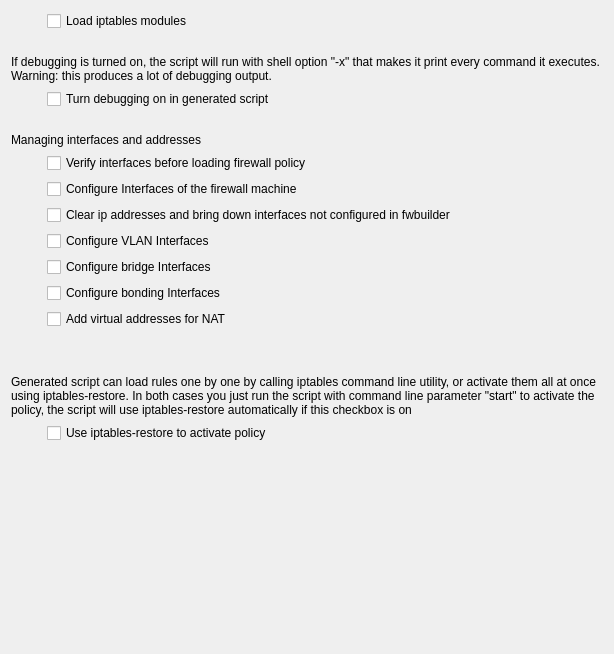
     <widget class="QWidget" name="tab4">
      <attribute name="title">
       <string>Script</string>
      </attribute>
      <layout class="QGridLayout" name="gridLayout_4">
       <item row="0" column="0">
        <spacer>
         <property name="orientation">
          <enum>Qt::Orientation::Horizontal</enum>
         </property>
         <property name="sizeType">
          <enum>QSizePolicy::Policy::Fixed</enum>
         </property>
         <property name="sizeHint" stdset="0">
          <size>
           <width>30</width>
           <height>20</height>
          </size>
         </property>
        </spacer>
       </item>
       <item row="0" column="1">
        <widget class="QCheckBox" name="loadModules">
         <property name="sizePolicy">
          <sizepolicy hsizetype="MinimumExpanding" vsizetype="Fixed">
           <horstretch>0</horstretch>
           <verstretch>0</verstretch>
          </sizepolicy>
         </property>
         <property name="text">
          <string>Load iptables modules</string>
         </property>
        </widget>
       </item>
       <item row="1" column="1">
        <spacer name="verticalSpacer_4">
         <property name="orientation">
          <enum>Qt::Orientation::Vertical</enum>
         </property>
         <property name="sizeType">
          <enum>QSizePolicy::Policy::Fixed</enum>
         </property>
         <property name="sizeHint" stdset="0">
          <size>
           <width>556</width>
           <height>18</height>
          </size>
         </property>
        </spacer>
       </item>
       <item row="2" column="0" colspan="2">
        <widget class="QLabel" name="label_6">
         <property name="text">
          <string>If debugging is turned on, the script will run with shell option &quot;-x&quot; that makes it print every command it executes. Warning: this produces a lot of debugging output.</string>
         </property>
         <property name="wordWrap">
          <bool>true</bool>
         </property>
        </widget>
       </item>
       <item row="3" column="1">
        <widget class="QCheckBox" name="iptDebug">
         <property name="sizePolicy">
          <sizepolicy hsizetype="MinimumExpanding" vsizetype="Fixed">
           <horstretch>0</horstretch>
           <verstretch>0</verstretch>
          </sizepolicy>
         </property>
         <property name="text">
          <string>Turn debugging on in generated script</string>
         </property>
        </widget>
       </item>
       <item row="4" column="1">
        <spacer name="verticalSpacer_3">
         <property name="orientation">
          <enum>Qt::Orientation::Vertical</enum>
         </property>
         <property name="sizeType">
          <enum>QSizePolicy::Policy::Fixed</enum>
         </property>
         <property name="sizeHint" stdset="0">
          <size>
           <width>556</width>
           <height>18</height>
          </size>
         </property>
        </spacer>
       </item>
       <item row="5" column="0" colspan="2">
        <widget class="QLabel" name="label_3">
         <property name="text">
          <string>Managing interfaces and addresses</string>
         </property>
        </widget>
       </item>
       <item row="6" column="1">
        <widget class="QCheckBox" name="verifyInterfaces">
         <property name="sizePolicy">
          <sizepolicy hsizetype="MinimumExpanding" vsizetype="Fixed">
           <horstretch>0</horstretch>
           <verstretch>0</verstretch>
          </sizepolicy>
         </property>
         <property name="text">
          <string>Verify interfaces before loading firewall policy</string>
         </property>
        </widget>
       </item>
       <item row="7" column="1">
        <widget class="QCheckBox" name="configureInterfaces">
         <property name="sizePolicy">
          <sizepolicy hsizetype="MinimumExpanding" vsizetype="Fixed">
           <horstretch>0</horstretch>
           <verstretch>0</verstretch>
          </sizepolicy>
         </property>
         <property name="text">
          <string>Configure Interfaces of the firewall machine</string>
         </property>
        </widget>
       </item>
       <item row="8" column="1">
        <widget class="QCheckBox" name="clearUnknownInterfaces">
         <property name="text">
          <string>Clear ip addresses and bring down interfaces not configured in fwbuilder</string>
         </property>
        </widget>
       </item>
       <item row="9" column="1">
        <widget class="QCheckBox" name="configure_vlan_interfaces">
         <property name="sizePolicy">
          <sizepolicy hsizetype="MinimumExpanding" vsizetype="Fixed">
           <horstretch>0</horstretch>
           <verstretch>0</verstretch>
          </sizepolicy>
         </property>
         <property name="text">
          <string>Configure VLAN Interfaces</string>
         </property>
        </widget>
       </item>
       <item row="10" column="1">
        <widget class="QCheckBox" name="configure_bridge_interfaces">
         <property name="sizePolicy">
          <sizepolicy hsizetype="MinimumExpanding" vsizetype="Fixed">
           <horstretch>0</horstretch>
           <verstretch>0</verstretch>
          </sizepolicy>
         </property>
         <property name="text">
          <string>Configure bridge Interfaces</string>
         </property>
        </widget>
       </item>
       <item row="11" column="1">
        <widget class="QCheckBox" name="configure_bonding_interfaces">
         <property name="sizePolicy">
          <sizepolicy hsizetype="MinimumExpanding" vsizetype="Fixed">
           <horstretch>0</horstretch>
           <verstretch>0</verstretch>
          </sizepolicy>
         </property>
         <property name="text">
          <string>Configure bonding Interfaces</string>
         </property>
        </widget>
       </item>
       <item row="12" column="1">
        <widget class="QCheckBox" name="addVirtualsforNAT">
         <property name="sizePolicy">
          <sizepolicy hsizetype="MinimumExpanding" vsizetype="Fixed">
           <horstretch>0</horstretch>
           <verstretch>0</verstretch>
          </sizepolicy>
         </property>
         <property name="text">
          <string>Add virtual addresses for NAT</string>
         </property>
        </widget>
       </item>
       <item row="13" column="1">
        <spacer name="verticalSpacer_2">
         <property name="orientation">
          <enum>Qt::Orientation::Vertical</enum>
         </property>
         <property name="sizeType">
          <enum>QSizePolicy::Policy::Fixed</enum>
         </property>
         <property name="sizeHint" stdset="0">
          <size>
           <width>556</width>
           <height>40</height>
          </size>
         </property>
        </spacer>
       </item>
       <item row="14" column="0" colspan="2">
        <widget class="QLabel" name="label_5">
         <property name="text">
          <string>Generated script can load rules one by one by calling iptables command line utility, or activate them all at once using iptables-restore. In both cases you just run the script with command line parameter &quot;start&quot; to activate the policy, the script will use iptables-restore automatically if this checkbox is on</string>
         </property>
         <property name="wordWrap">
          <bool>true</bool>
         </property>
        </widget>
       </item>
       <item row="15" column="1">
        <widget class="QCheckBox" name="iptablesRestoreActivation">
         <property name="sizePolicy">
          <sizepolicy hsizetype="MinimumExpanding" vsizetype="Fixed">
           <horstretch>0</horstretch>
           <verstretch>0</verstretch>
          </sizepolicy>
         </property>
         <property name="toolTip">
          <string>iptables-restore replaces firewall policy in one atomic transaction</string>
         </property>
         <property name="text">
          <string>Use iptables-restore to activate policy</string>
         </property>
        </widget>
       </item>
       <item row="16" column="1">
        <spacer>
         <property name="orientation">
          <enum>Qt::Orientation::Vertical</enum>
         </property>
         <property name="sizeType">
          <enum>QSizePolicy::Policy::Expanding</enum>
         </property>
         <property name="sizeHint" stdset="0">
          <size>
           <width>20</width>
           <height>200</height>
          </size>
         </property>
        </spacer>
       </item>
      </layout>
     </widget>
